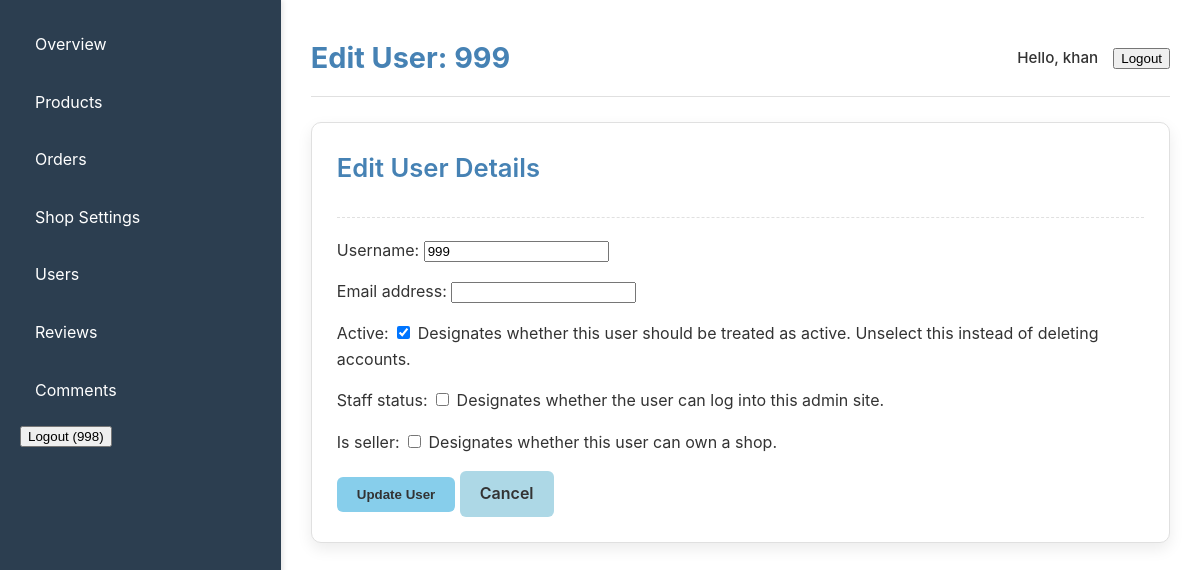
Before: /dashboard/users/21/edit/ (signed in) with the older database file.
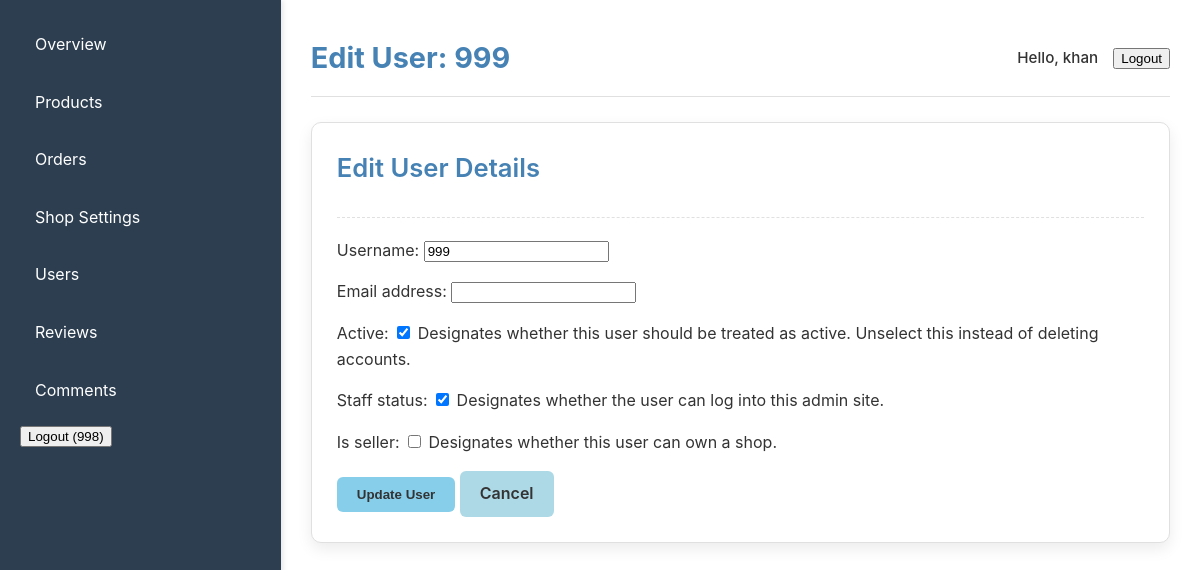
After: the same page with the newer database file.
### core/models.py (models this page shows, shortened)
class CustomUser(AbstractUser):
    username = models.CharField(max_length=150, unique=False, blank=True, null=True) # Make username non-unique and nullable
    phone_number = models.CharField(max_length=20, unique=True, help_text="User's phone number, used for login.")
    address = models.TextField(blank=True, null=True)
    profile_picture = models.ImageField(upload_to='users/profile_pictures/', blank=True, null=True)
    is_seller = models.BooleanField(default=False, help_text="Designates whether this user can own a shop.")
    class RoleChoices(models.TextChoices):
        BUYER = 'buyer', 'Buyer'
        SELLER = 'seller', 'Seller'
        ADMIN = 'admin', 'Admin'
    role = models.CharField(
        max_length=10,
        choices=RoleChoices.choices,
        default=RoleChoices.BUYER,
        help_text="User's role in the system."
    )
    USERNAME_FIELD = 'phone_number' # This tells Django to use phone_number for login
    REQUIRED_FIELDS = ['first_name', 'last_name'] # Fields required when creating a user via createsuperuser command
    objects = CustomUserManager() # Assign our custom manager
    groups = models.ManyToManyField(
        'auth.Group',
        verbose_name=_('groups'),
        blank=True,
        help_text=_('The groups this user belongs to. A user will get all permissions granted to each of their groups.'),
        related_name="customuser_groups",
        related_query_name="customuser",
    )
    user_permissions = models.ManyToManyField(
        'auth.Permission',
        verbose_name=_('user permissions'),
        blank=True,
        help_text=_('Specific permissions for this user.'),
        related_name="customuser_user_permissions",
        related_query_name="customuser_permission",
    )
    class Meta(AbstractUser.Meta): # Inherit meta options from AbstractUser
        swappable = 'AUTH_USER_MODEL' # Important for custom user models
        verbose_name = _('user')
        verbose_name_plural = _('users')

### dashboard/views.py (the view)
# urls.py: path('users/<int:user_id>/edit/', views.user_edit, name='user_edit'),
@login_required
@user_passes_test(is_admin)
def user_edit(request, user_id):
    user_to_edit = get_object_or_404(CustomUser, id=user_id)
    if request.method == 'POST':
        form = CustomUserForm(request.POST, request.FILES, instance=user_to_edit)
        if form.is_valid():
            form.save()
            return redirect('dashboard:user_management')
    else:
        form = CustomUserForm(instance=user_to_edit)
    context = {'form': form, 'user_to_edit': user_to_edit}
    return render(request, 'core/user_edit.html', context)

### core/forms.py
class CustomUserForm(forms.ModelForm):
    class Meta:
        model = CustomUser
        fields = ['username', 'email', 'is_active', 'is_staff', 'is_seller']

### dashboard/views.py (called while the page is built)
def is_admin(user):
    return user.is_authenticated and user.is_superuser

### core/templates/core/user_edit.html (shortened to what this page needs)
{% extends 'core/base_dashboard.html' %}
{% load static %}
{% block page_title %}Edit User: {{ user_to_edit.phone_number }}{% endblock page_title %}
{% block content %}
    <div class="dashboard-card">
        <div class="card-header">
            <h2>Edit User Details</h2>
        </div>
        <div class="card-body">
            <form method="post" enctype="multipart/form-data">
                {{ form.as_p }}
                <button type="submit" class="btn btn-primary">Update User</button>
                <a href="{% url 'dashboard:user_management' %}" class="btn btn-secondary">Cancel</a>
            </form>
        </div>
    </div>
{% endblock content %}

Changed rows visible on the page:
changed CustomUser (number 2 of 2 on the later page): is_staff "☐" → "☑"
